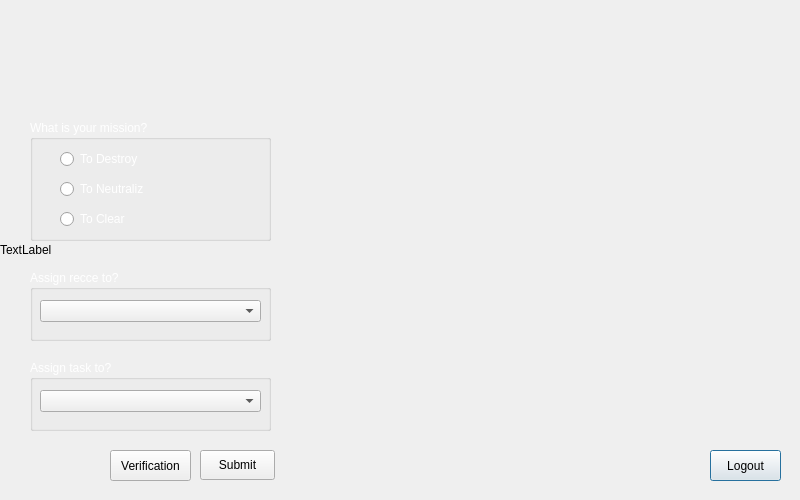
<?xml version="1.0" encoding="UTF-8"?>
<ui version="4.0">
 <class>COMMAND</class>
 <widget class="QDialog" name="COMMAND">
  <property name="geometry">
   <rect>
    <x>0</x>
    <y>0</y>
    <width>800</width>
    <height>500</height>
   </rect>
  </property>
  <property name="windowTitle">
   <string>Dialog</string>
  </property>
  <widget class="QLabel" name="labelback">
   <property name="geometry">
    <rect>
     <x>0</x>
     <y>0</y>
     <width>800</width>
     <height>500</height>
    </rect>
   </property>
   <property name="text">
    <string>TextLabel</string>
   </property>
  </widget>
  <widget class="QPushButton" name="logoutbutton">
   <property name="enabled">
    <bool>true</bool>
   </property>
   <property name="geometry">
    <rect>
     <x>710</x>
     <y>450</y>
     <width>71</width>
     <height>31</height>
    </rect>
   </property>
   <property name="accessibleName">
    <string notr="true"/>
   </property>
   <property name="layoutDirection">
    <enum>Qt::LeftToRight</enum>
   </property>
   <property name="autoFillBackground">
    <bool>false</bool>
   </property>
   <property name="text">
    <string>Logout</string>
   </property>
   <property name="iconSize">
    <size>
     <width>40</width>
     <height>40</height>
    </size>
   </property>
   <property name="shortcut">
    <string notr="true"/>
   </property>
   <property name="checkable">
    <bool>false</bool>
   </property>
  </widget>
  <widget class="QGroupBox" name="groupBox">
   <property name="geometry">
    <rect>
     <x>30</x>
     <y>120</y>
     <width>241</width>
     <height>121</height>
    </rect>
   </property>
   <property name="palette">
    <palette>
     <active>
      <colorrole role="WindowText">
       <brush brushstyle="SolidPattern">
        <color alpha="255">
         <red>255</red>
         <green>255</green>
         <blue>255</blue>
        </color>
       </brush>
      </colorrole>
     </active>
     <inactive>
      <colorrole role="WindowText">
       <brush brushstyle="SolidPattern">
        <color alpha="255">
         <red>255</red>
         <green>255</green>
         <blue>255</blue>
        </color>
       </brush>
      </colorrole>
     </inactive>
     <disabled>
      <colorrole role="WindowText">
       <brush brushstyle="SolidPattern">
        <color alpha="255">
         <red>120</red>
         <green>120</green>
         <blue>120</blue>
        </color>
       </brush>
      </colorrole>
     </disabled>
    </palette>
   </property>
   <property name="autoFillBackground">
    <bool>false</bool>
   </property>
   <property name="title">
    <string>What is your mission?</string>
   </property>
   <property name="flat">
    <bool>false</bool>
   </property>
   <property name="checkable">
    <bool>false</bool>
   </property>
   <widget class="QRadioButton" name="radioButton">
    <property name="geometry">
     <rect>
      <x>30</x>
      <y>30</y>
      <width>83</width>
      <height>18</height>
     </rect>
    </property>
    <property name="text">
     <string>To Destroy</string>
    </property>
   </widget>
   <widget class="QRadioButton" name="radioButton_2">
    <property name="geometry">
     <rect>
      <x>30</x>
      <y>60</y>
      <width>83</width>
      <height>18</height>
     </rect>
    </property>
    <property name="text">
     <string>To Neutralize</string>
    </property>
   </widget>
   <widget class="QRadioButton" name="radioButton_3">
    <property name="geometry">
     <rect>
      <x>30</x>
      <y>90</y>
      <width>83</width>
      <height>18</height>
     </rect>
    </property>
    <property name="text">
     <string>To Clear</string>
    </property>
   </widget>
  </widget>
  <widget class="QGroupBox" name="groupBox_2">
   <property name="geometry">
    <rect>
     <x>30</x>
     <y>270</y>
     <width>241</width>
     <height>71</height>
    </rect>
   </property>
   <property name="palette">
    <palette>
     <active>
      <colorrole role="WindowText">
       <brush brushstyle="SolidPattern">
        <color alpha="255">
         <red>255</red>
         <green>255</green>
         <blue>255</blue>
        </color>
       </brush>
      </colorrole>
     </active>
     <inactive>
      <colorrole role="WindowText">
       <brush brushstyle="SolidPattern">
        <color alpha="255">
         <red>255</red>
         <green>255</green>
         <blue>255</blue>
        </color>
       </brush>
      </colorrole>
     </inactive>
     <disabled>
      <colorrole role="WindowText">
       <brush brushstyle="SolidPattern">
        <color alpha="255">
         <red>120</red>
         <green>120</green>
         <blue>120</blue>
        </color>
       </brush>
      </colorrole>
     </disabled>
    </palette>
   </property>
   <property name="title">
    <string>Assign recce to?</string>
   </property>
   <widget class="QComboBox" name="comboBox">
    <property name="geometry">
     <rect>
      <x>10</x>
      <y>30</y>
      <width>221</width>
      <height>22</height>
     </rect>
    </property>
   </widget>
  </widget>
  <widget class="QPushButton" name="pushButton">
   <property name="geometry">
    <rect>
     <x>200</x>
     <y>450</y>
     <width>75</width>
     <height>30</height>
    </rect>
   </property>
   <property name="text">
    <string>Submit</string>
   </property>
  </widget>
  <widget class="QGroupBox" name="groupBox_3">
   <property name="geometry">
    <rect>
     <x>30</x>
     <y>360</y>
     <width>241</width>
     <height>71</height>
    </rect>
   </property>
   <property name="palette">
    <palette>
     <active>
      <colorrole role="WindowText">
       <brush brushstyle="SolidPattern">
        <color alpha="255">
         <red>255</red>
         <green>255</green>
         <blue>255</blue>
        </color>
       </brush>
      </colorrole>
     </active>
     <inactive>
      <colorrole role="WindowText">
       <brush brushstyle="SolidPattern">
        <color alpha="255">
         <red>255</red>
         <green>255</green>
         <blue>255</blue>
        </color>
       </brush>
      </colorrole>
     </inactive>
     <disabled>
      <colorrole role="WindowText">
       <brush brushstyle="SolidPattern">
        <color alpha="255">
         <red>120</red>
         <green>120</green>
         <blue>120</blue>
        </color>
       </brush>
      </colorrole>
     </disabled>
    </palette>
   </property>
   <property name="title">
    <string>Assign task to?</string>
   </property>
   <widget class="QComboBox" name="comboBox_2">
    <property name="geometry">
     <rect>
      <x>10</x>
      <y>30</y>
      <width>221</width>
      <height>22</height>
     </rect>
    </property>
   </widget>
  </widget>
  <widget class="QPushButton" name="pushButton_2">
   <property name="geometry">
    <rect>
     <x>110</x>
     <y>450</y>
     <width>81</width>
     <height>31</height>
    </rect>
   </property>
   <property name="text">
    <string>Verification</string>
   </property>
  </widget>
 </widget>
 <resources/>
 <connections/>
</ui>
